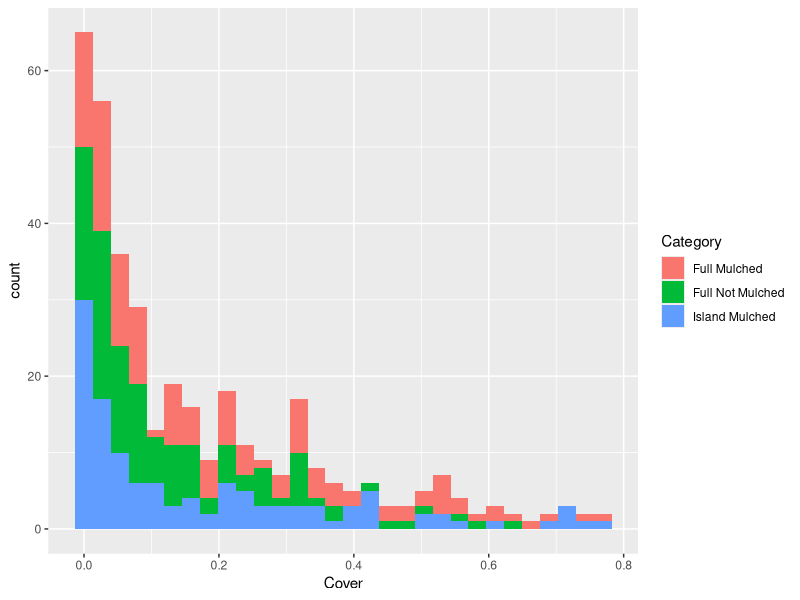
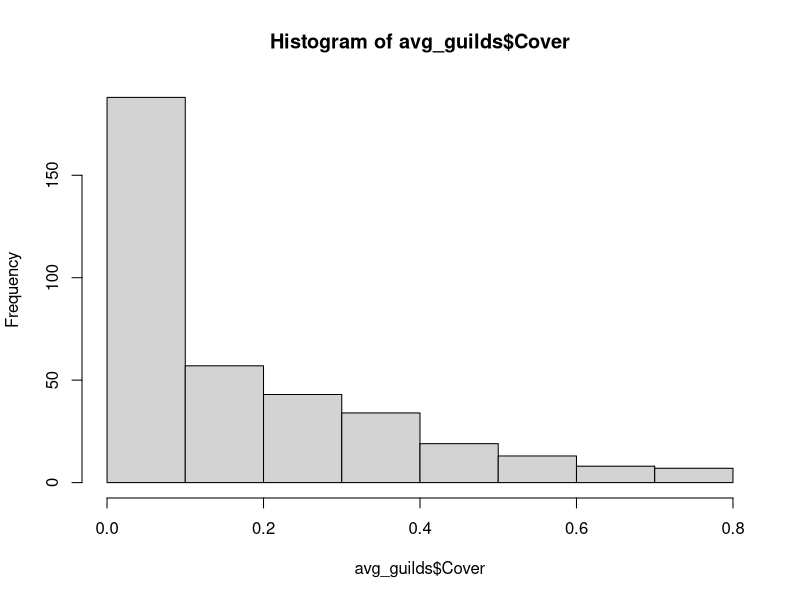
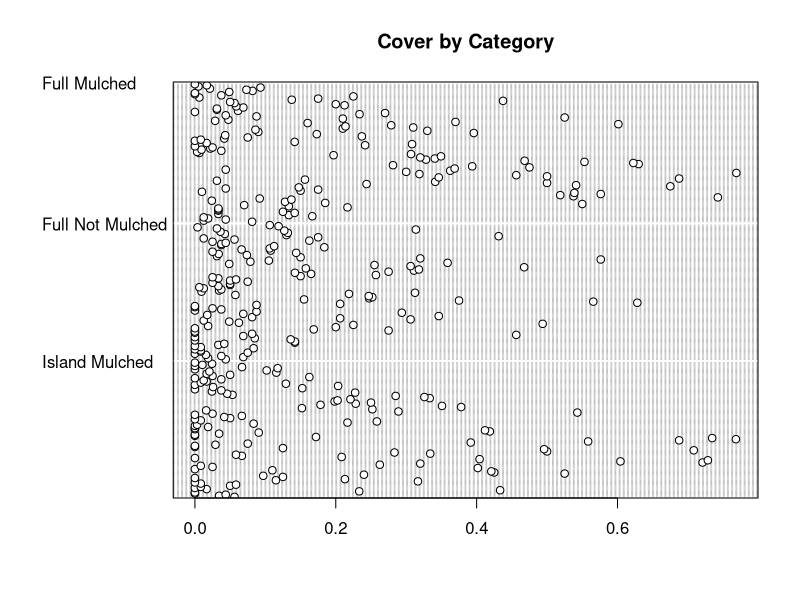
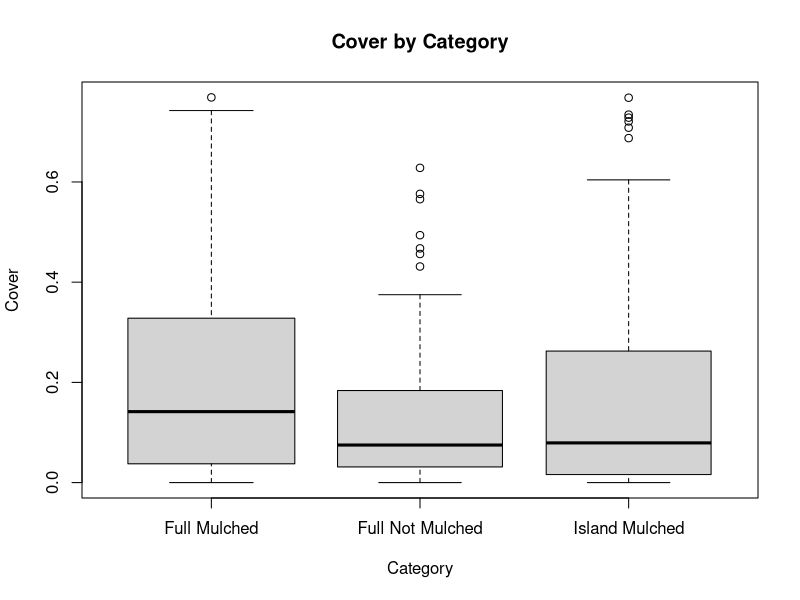
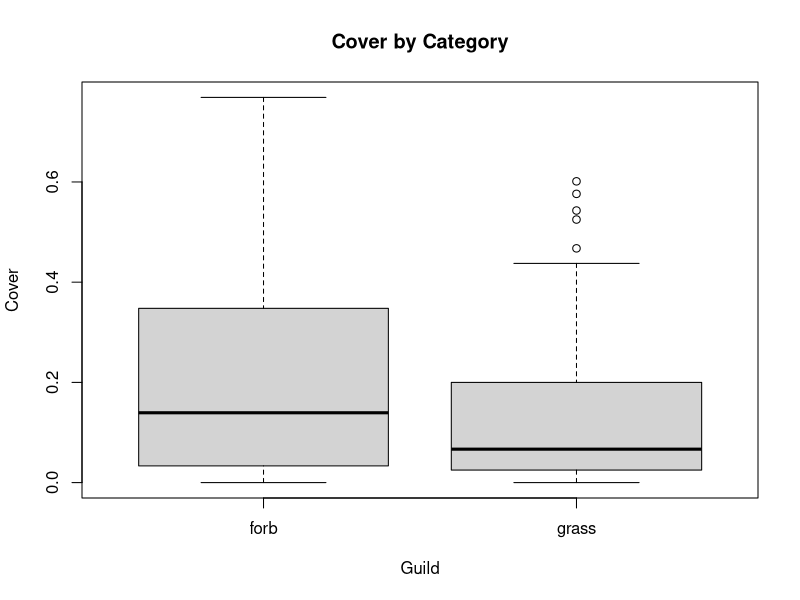
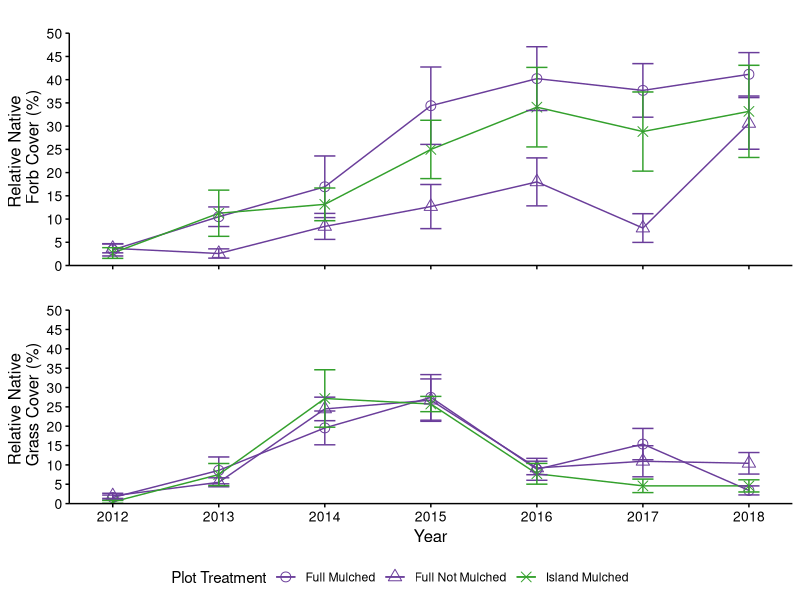
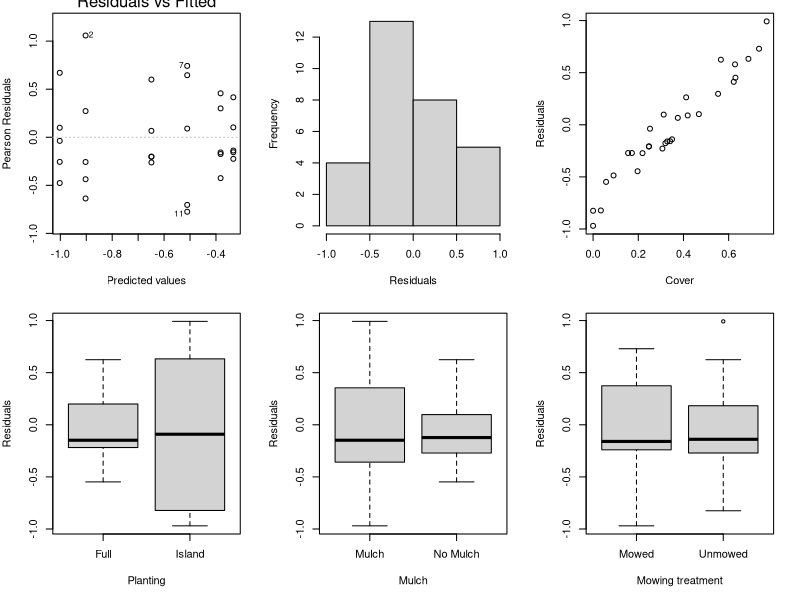
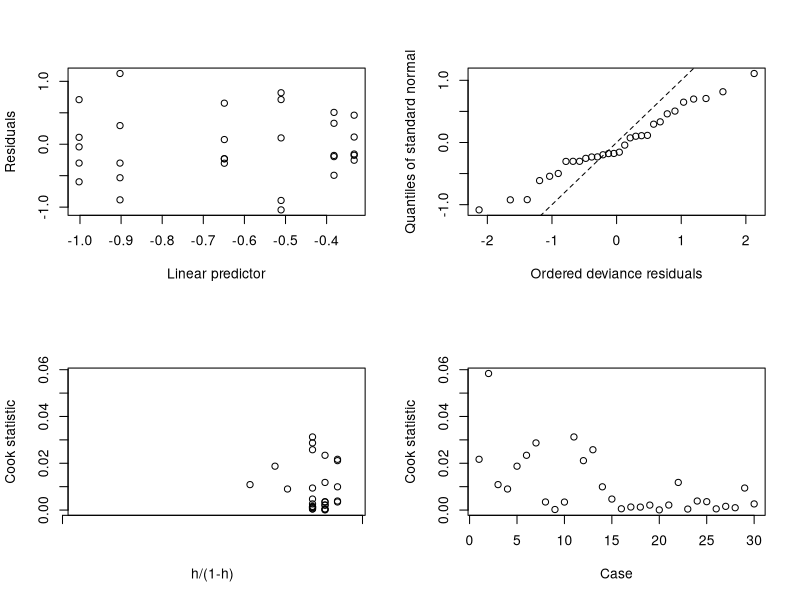

Generate these figures, in order, with R:
## ---- chunk 1
# packages
library(grid)
library(gridExtra)
library(tidyverse)
library(boot)
library(nlme)
library(MASS)

# legend extractor function
g_legend<-function(a.gplot){
  tmp <- ggplot_gtable(ggplot_build(a.gplot))
  leg <- which(sapply(tmp$grobs, function(x) x$name) == "guide-box")
  legend <- tmp$grobs[[leg]]
  return(legend)}

# figure colors
colors3 <- c("#6a3d9a", "#6a3d9a", "#33a02c", "#33a02c", "#f46d43", "#f46d43")

## ---- chunk 2
# data
guild_12_18 <- read.csv("Guild_2012_2018.csv")
species_14_18 <- read.csv("Species_2014_2018.csv")

## ---- chunk 3
avg_guilds <- guild_12_18 %>%
  group_by(Year, Plot, Planted.guild, Category, Mowing.treatment) %>%
  summarise(nat.forb = mean(nat.forb),
            nat.grass = mean(nat.grass))
  
avg_F <- avg_guilds %>%
  filter(Planted.guild == "Forb") %>%
  ungroup() %>%
  dplyr::select(Year, Plot, nat.forb, Category, Mowing.treatment) %>%
  rename(Cover = nat.forb) %>%
  mutate(guild = "forb")
summary(avg_F)
str(avg_F)

avg_G <- avg_guilds %>%
  filter(Planted.guild == "Grass") %>%
  ungroup() %>%
  dplyr::select(Year, Plot, nat.grass, Category, Mowing.treatment) %>%
  rename(Cover = nat.grass) %>%
  mutate(guild = "grass")

avg_guilds <- full_join(avg_F, avg_G) %>%
  mutate(Cover = (Cover/100),
         Planting = ifelse(Category == "Full Mulched", "Full", 
                           ifelse(Category == "Full Not Mulched", "Full",
                                   ifelse(Category == "Island Mulched", "Island", "WRONG"))),
         Mulch = ifelse(Category == "Full Mulched", "Mulch", 
                           ifelse(Category == "Full Not Mulched", "No Mulch",
                                   ifelse(Category == "Island Mulched", "Mulch", "WRONG"))))
str(avg_guilds)

## ---- chunk 4
ggplot(avg_guilds, aes(Cover, fill=Category)) +
  geom_histogram()

hist(avg_guilds$Cover)
## ---- chunk 5
disp <- avg_guilds %>%
  summarise(mean = mean(Cover),
            var = var(Cover)) %>%
  mutate(d = var/mean)

disp

## ---- chunk 6
dotchart(avg_guilds$Cover, 
         groups = factor(avg_guilds$Category), 
         main = "Cover by Category")
## ---- chunk 7
boxplot(Cover ~ factor(Category), varwidth = TRUE,
        xlab = "Category", main = "Cover by Category",
        ylab = "Cover", data=avg_guilds)

boxplot(Cover ~ factor(guild), varwidth = TRUE,
        xlab = "Guild", main = "Cover by Category",
        ylab = "Cover", data=avg_guilds)

## ---- chunk 8

Forb_all <- avg_F %>%
  group_by(Category, Year) %>%
  summarise(mean.cov = mean(Cover),
            std.err = sd(Cover)/sqrt(sum(!is.na(Cover))))
Forb_all$Year <- as.numeric(Forb_all$Year)


AllYrForb <- ggplot(Forb_all, aes (x = Year,  y = mean.cov, color = Category, shape = Category)) +
  geom_line () +
  geom_point(size = 3) +
  geom_errorbar(aes(ymin = mean.cov - std.err, 
                    ymax = mean.cov + std.err),
               width=0.2) +
  scale_color_manual(values = colors3,
                    name = "Plot Treatment") +
  scale_shape_manual(values = c(1, 2, 4, 5, 6),
                     name = "Plot Treatment") +
  labs(title = "",
       y = "Relative Native \n Forb Cover (%)",
       x = "Year") +
  theme(axis.line = element_line(colour = "black"),
        panel.grid.major = element_blank(),
        panel.grid.minor = element_blank(),
        panel.border = element_blank(),
        panel.background = element_blank(),
        axis.text.y = element_text(colour="black", size = 10),
        axis.title.y = element_text(colour="black", size = 12),
        axis.ticks.y = element_line(colour = "black"),
        axis.text.x = element_blank(),
        axis.title.x = element_blank(),
        axis.ticks.x = element_line(colour = "black"),
        legend.position ="bottom",
        plot.title = element_text(hjust = 0.5),
        strip.background = element_rect(fill = "white"),
        strip.text = element_text(color = "black", size = 12)) +
  coord_cartesian(ylim = c(0, 50)) +
  scale_y_continuous(breaks = seq(0, 50, 5), expand = c(0,0)) +
  scale_x_continuous(breaks = seq(2012, 2018, 1))

# ---- Native Grasses ----
Grass_all <- avg_G %>%
  group_by(Category, Year) %>%
  summarise(mean.cov = mean(Cover),
            std.err = sd(Cover)/sqrt(sum(!is.na(Cover))))
Grass_all$Year <- as.numeric(Grass_all$Year)

AllYrGrass <- ggplot(Grass_all, aes (x = Year,  y = mean.cov, color = Category, shape = Category)) +
  geom_line () +
  geom_point(size = 3) +
  geom_errorbar(aes(ymin = mean.cov - std.err, 
                    ymax = mean.cov + std.err),
                width=0.2) +
  scale_color_manual(values = colors3,
                     name = "Plot Treatment") +
  scale_shape_manual(values = c(1, 2, 4, 5, 6),
                     name = "Plot Treatment") +
  labs(title = "",
       y = "Relative Native \n Grass Cover (%)",
       x = "Year") +
  theme(axis.line = element_line(colour = "black"),
        panel.grid.major = element_blank(),
        panel.grid.minor = element_blank(),
        panel.border = element_blank(),
        panel.background = element_blank(),
        axis.text.y = element_text(colour="black", size = 10),
        axis.title.y = element_text(colour="black", size = 12),
        axis.ticks.y = element_line(colour = "black"),
        axis.text.x = element_text(colour="black", size = 10),
        axis.title.x = element_text(colour="black", size = 12),
        axis.ticks.x = element_line(colour = "black"),
        legend.position ="bottom",
        plot.title = element_text(hjust = 0.5),
        strip.background = element_rect(fill = "white"),
        strip.text = element_text(color = "black", size = 12)) +
  coord_cartesian(ylim = c(0, 50)) +
  scale_y_continuous(breaks = seq(0, 50, 5), expand = c(0,0)) +
  scale_x_continuous(breaks = seq(2012, 2018, 1))


AllYrLeg <- g_legend(AllYrGrass)

grid.arrange(arrangeGrob(AllYrForb + theme(legend.position="none"),
                         AllYrGrass + theme(legend.position="none"),
                         nrow = 2),
             AllYrLeg, nrow = 2, heights = c(12, 1))


## ---- chunk 9
F2018 <- avg_guilds %>%
  filter(guild == "forb",
         Year == "2018")
F2018$Category <- as.factor(F2018$Category)
F2018$Mulch <- as.factor(F2018$Mulch)
F2018$Mowing.treatment <- as.factor(F2018$Mowing.treatment)
F2018$Planting <- as.factor(F2018$Planting)

F18_GLM_quasi <- glm(Cover ~ Planting * Mulch * Mowing.treatment, family = quasibinomial, 
                   data = F2018)
summary(F18_GLM_quasi)
anova(F18_GLM_quasi, test = "LRT")


G2018 <- avg_guilds %>%
  filter(guild == "grass",
         Year == "2018")
G2018$Category <- as.factor(G2018$Category)
G2018$Mulch <- as.factor(G2018$Mulch)
G2018$Mowing.treatment <- as.factor(G2018$Mowing.treatment)
G2018$Planting <- as.factor(G2018$Planting)

G18_GLM_quasi <- glm(Cover ~ Planting * Mulch * Mowing.treatment, family = quasibinomial, 
                   data = G2018)
summary(G18_GLM_quasi)
anova(G18_GLM_quasi, test = "LRT")
## ---- chunk 10

op <- par(mfrow = c(2, 3), mar = c(5, 4, 1, 2))
plot(F18_GLM_quasi, add.smooth = FALSE, which = 1)
res_F18 <-resid(F18_GLM_quasi)
hist(res_F18, xlab = "Residuals", main = "")
plot(x = F2018$Cover, y = res_F18, 
     xlab = "Cover", ylab = "Residuals")
plot(F2018$Planting, res_F18, 
     xlab = "Planting", ylab = "Residuals")
plot(F2018$Mulch, res_F18, 
     xlab = "Mulch", ylab = "Residuals")
plot(F2018$Mowing.treatment, res_F18, 
     xlab = "Mowing treatment", ylab = "Residuals")
par(op)
glm.diag.plots(F18_GLM_quasi)

op <- par(mfrow = c(2, 3), mar = c(5, 4, 1, 2))
plot(G18_GLM_quasi, add.smooth = FALSE, which = 1)
res_G18 <-resid(G18_GLM_quasi)
hist(res_G18, xlab = "Residuals", main = "")
plot(x = G2018$Cover, y = res_G18, 
     xlab = "Cover", ylab = "Residuals")
plot(G2018$Planting, res_G18, 
     xlab = "Planting", ylab = "Residuals")
plot(G2018$Mulch, res_G18, 
     xlab = "Mulch", ylab = "Residuals")
plot(G2018$Mowing.treatment, res_G18, 
     xlab = "Mowing treatment", ylab = "Residuals")
par(op)
glm.diag.plots(G18_GLM_quasi)


## ---- chunk 11
F2017 <- avg_guilds %>%
  filter(guild == "forb",
         Year == "2017")
F2017$Mulch <- as.factor(F2017$Mulch)
F2017$Mowing.treatment <- as.factor(F2017$Mowing.treatment)
F2017$Planting <- as.factor(F2017$Planting)

F17_GLM_quasi <- glm(Cover ~ Planting * Mowing.treatment * Mulch, family = quasibinomial, 
                   data = F2017)
summary(F17_GLM_quasi)
anova(F17_GLM_quasi, test = "Chisq")

op <- par(mfrow = c(2, 3), mar = c(5, 4, 1, 2))
plot(F17_GLM_quasi, add.smooth = FALSE, which = 1)
res_F17 <-resid(F17_GLM_quasi)
hist(res_F17, xlab = "Residuals", main = "")
plot(x = F2017$Cover, y = res_F17, 
     xlab = "Cover", ylab = "Residuals")
plot(F2017$Planting, res_F17, 
     xlab = "Planting", ylab = "Residuals")
plot(F2017$Mulch, res_F17, 
     xlab = "Mulch", ylab = "Residuals")
plot(F2017$Mowing.treatment, res_F17, 
     xlab = "Mowing treatment", ylab = "Residuals")
par(op)


## ---- chunk 12
avg_spread<- guild_12_18 %>%
  group_by(Year, Plot, QuadLocation, Planted.guild) %>%
  summarise(nat.forb = mean(nat.forb),
            nat.grass = mean(nat.grass))

f_spread <- avg_spread %>%
  filter(Planted.guild == "Forb") %>%
  ungroup() %>%
  dplyr::select(Year, Plot, nat.forb, QuadLocation) %>%
  rename(Cover = nat.forb) %>%
  mutate(guild = "forb") %>%
  filter(QuadLocation == "Edge" | 
           QuadLocation == "Full" |
           QuadLocation == "Island" |
           QuadLocation == "Out")
summary(f_spread)
str(f_spread)

g_spread <- avg_spread %>%
  filter(Planted.guild == "Grass") %>%
  ungroup() %>%
  dplyr::select(Year, Plot, nat.grass, QuadLocation) %>%
  rename(Cover = nat.grass) %>%
  mutate(guild = "grass") %>%
  filter(QuadLocation == "Edge" | 
           QuadLocation == "Full" |
           QuadLocation == "Island" |
           QuadLocation == "Out")

avg_spread <- full_join(f_spread, g_spread) %>%
  mutate(Cover = (Cover/100))

## ---- chunk 13
# Forbs
F_spread18 <- avg_spread %>%
  filter(guild == "forb",
         Year == "2018")
F_spread18$QuadLocation <- as.factor(F_spread18$QuadLocation)

F18_spreadGLM_quasi <- glm(Cover ~ QuadLocation, family = quasibinomial, 
                   data = F_spread18)
summary(F18_spreadGLM_quasi)
anova(F18_spreadGLM_quasi, test = "Chisq")

#Grasses
G_spread18 <- avg_spread %>%
  filter(guild == "grass",
         Year == "2018")
G_spread18$QuadLocation <- as.factor(G_spread18$QuadLocation)

G18_spreadGLM_quasi <- glm(Cover ~ QuadLocation, family = quasibinomial, 
                   data = G_spread18)
summary(G18_spreadGLM_quasi)
anova(G18_spreadGLM_quasi, test = "Chisq")

## ---- chunk 14
op <- par(mfrow = c(2, 2), mar = c(5, 4, 1, 2))
plot(F18_spreadGLM_quasi, add.smooth = FALSE, which = 1)
res_spreadF18 <-resid(F18_spreadGLM_quasi)
hist(res_spreadF18, xlab = "Residuals", main = "")
plot(x = F_spread18$Cover, y = res_spreadF18, 
     xlab = "Cover", ylab = "Residuals")
plot(F_spread18$QuadLocation, res_spreadF18, 
     xlab = "QuadLocation", ylab = "Residuals")
par(op)


op <- par(mfrow = c(2, 2), mar = c(5, 4, 1, 2))
plot(G18_spreadGLM_quasi, add.smooth = FALSE, which = 1)
res_spreadG18 <-resid(G18_spreadGLM_quasi)
hist(res_spreadG18, xlab = "Residuals", main = "")
plot(x = G_spread18$Cover, y = res_spreadG18, 
     xlab = "Cover", ylab = "Residuals")
plot(G_spread18$QuadLocation, res_spreadG18, 
     xlab = "QuadLocation", ylab = "Residuals")
par(op)

## ---- chunk 15

mean_se <- avg_guilds %>%
  group_by(guild, Year, Planting, Mulch, Mowing.treatment) %>%
  summarise(meancov = mean(Cover),
            se = (var(Cover)/(length(Cover))))

df_plot_F <- avg_guilds %>%
  group_by(guild, Year, Planting, Mulch, Mowing.treatment) %>%
  summarise(meancov = mean(Cover),
            se = (var(Cover)/(length(Cover)))) %>%
  filter(guild == "forb") %>%
  unite(Planting, Mulch, Mowing.treatment, col = "Treatment", sep =" ")
df_plot_F$Treatment <-factor (df_plot_F$Treatment, levels = c("Island Mulch Mowed", "Island Mulch Unmowed",
                                                              "Full No Mulch Mowed", "Full No Mulch Unmowed", 
                                                              "Full Mulch Mowed", "Full Mulch Unmowed"))

F_meansplot <- ggplot(df_plot_F, aes (x = Year,  y = meancov*100, color = Treatment, shape = Treatment)) +
  geom_line () +
  geom_point(size = 3) +
  geom_errorbar(aes(ymin = meancov*100 - se*100, 
                    ymax = meancov*100 + se*100),
                width=0.2) +
  scale_color_manual(values = colors3,
                    name = "Plot Treatment") +
  scale_shape_manual(values = c(2, 17, 0, 15, 1, 16),
                     name = "Plot Treatment") +
  labs(title = "",
       y = " Native Forb Cover (%)",
       x = "Year") +
  theme(axis.line = element_line(colour = "black"),
        panel.grid.major = element_blank(),
        panel.grid.minor = element_blank(),
        panel.border = element_blank(),
        panel.background = element_blank(),
        axis.text.y = element_text(colour="black", size = 10),
        axis.title.y = element_text(colour="black", size = 12),
        axis.ticks.y = element_line(colour = "black"),
        axis.text.x = element_blank(),
        axis.title.x = element_blank(),
        axis.ticks.x = element_line(colour = "black"),
        legend.position ="bottom",
        plot.title = element_text(hjust = 0.5),
        strip.background = element_rect(fill = "white"),
        strip.text = element_text(color = "black", size = 12)) +
  coord_cartesian(ylim = c(0, 50)) 


df_plot_G <- avg_guilds %>%
  group_by(guild, Year, Planting, Mulch, Mowing.treatment) %>%
  summarise(meancov = mean(Cover),
            se = (var(Cover)/(length(Cover)))) %>%
  filter(guild == "grass") %>%
  unite(Planting, Mulch, Mowing.treatment, col = "Treatment", sep =" ")
df_plot_G$Treatment <-factor (df_plot_G$Treatment, levels = c("Island Mulch Mowed", "Island Mulch Unmowed",
                                                              "Full No Mulch Mowed", "Full No Mulch Unmowed", 
                                                              "Full Mulch Mowed", "Full Mulch Unmowed"))


G_meansplot <- ggplot(df_plot_G, aes (x = Year,  y = meancov*100, color = Treatment, shape = Treatment)) +
  geom_line () +
  geom_point(size = 3) +
  geom_errorbar(aes(ymin = meancov*100 - se*100, 
                    ymax = meancov*100 + se*100),
                width=0.2) +
  scale_color_manual(values = colors3,
                    name = "Plot Treatment") +
  scale_shape_manual(values = c(2, 17, 0, 15, 1, 16),
                     name = "Plot Treatment") +
  labs(title = "",
       y = " Native Grass Cover (%)",
       x = "Year") +
  theme(axis.line = element_line(colour = "black"),
        panel.grid.major = element_blank(),
        panel.grid.minor = element_blank(),
        panel.border = element_blank(),
        panel.background = element_blank(),
        axis.text.y = element_text(colour="black", size = 10),
        axis.title.y = element_text(colour="black", size = 12),
        axis.ticks.y = element_line(colour = "black"),
        axis.text.x = element_text(colour="black", size = 10),
        axis.title.x = element_text(colour="black", size = 12),
        axis.ticks.x = element_line(colour = "black"),
        legend.position ="bottom",
        plot.title = element_text(hjust = 0.5),
        strip.background = element_rect(fill = "white"),
        strip.text = element_text(color = "black", size = 12)) +
  coord_cartesian(ylim = c(0, 50))


Means_Leg <- g_legend(G_meansplot)

grid.arrange(arrangeGrob(F_meansplot + theme(legend.position="none"),
                         G_meansplot + theme(legend.position="none"),
                         nrow = 2),
             Means_Leg, nrow = 2, heights = c(12, 1))

